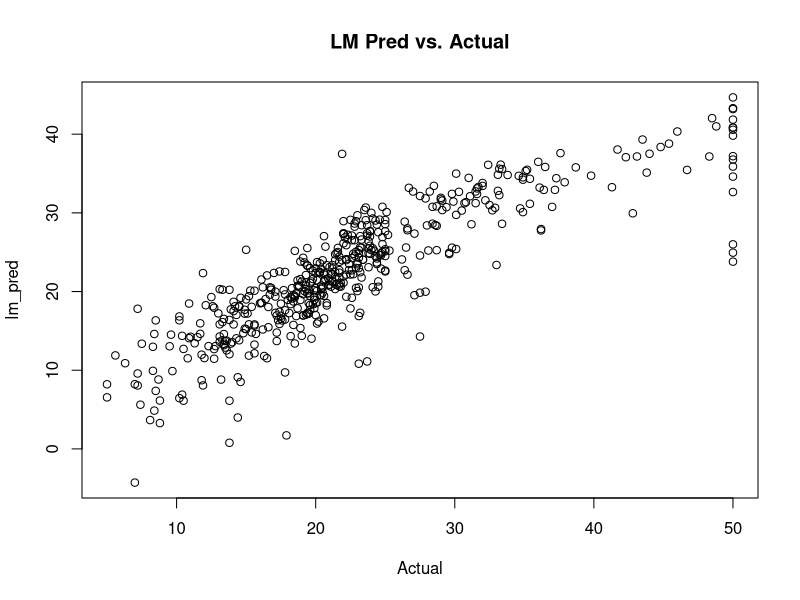
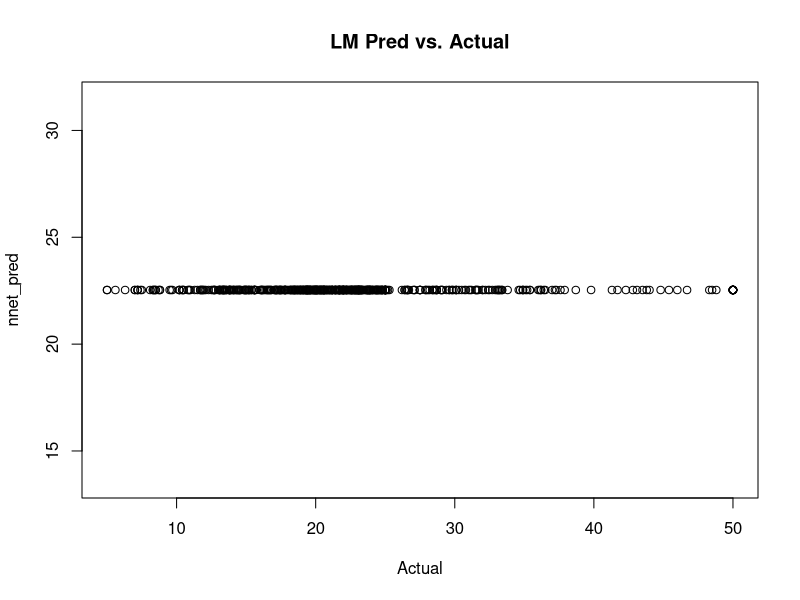

Here is the R script that generated these plots, in order:
rm(list = ls())

library(mlbench)
library(nnet)
library(caret)

data("BostonHousing")

## Model using linear regression
lm_fit <- lm(medv ~ ., data = BostonHousing)
lm_pred <- predict(lm_fit)

## Mean squared error
print(mean((lm_pred - BostonHousing$medv)^2))
plot(BostonHousing$medv, lm_pred, main = 'LM Pred vs. Actual', xlab = 'Actual')

## Model using neural network: one hidden layer with 3 neurons
## Scale the input to get 0-1 range
nnet_fit <- nnet(medv / 50 ~ ., data = BostonHousing, size = 3)

## Multiply 50 to restore the original scale
nnet_pred <- predict(nnet_fit) * 50

## Mean squared error
print(mean((nnet_pred - BostonHousing$medv)^2))
plot(BostonHousing$medv, nnet_pred, main = 'LM Pred vs. Actual', xlab = 'Actual')

## Optimize the NN hyperparams
my_grid <- expand.grid(.decay = c(0.5, 0.1), .size = c(4, 5, 6))
nnet_fit <- train(medv / 50 ~ ., data = BostonHousing, method = 'nnet', maxit = 1000,
                  tuneGrid = my_grid, trace = FALSE)
print(nnet_fit)
